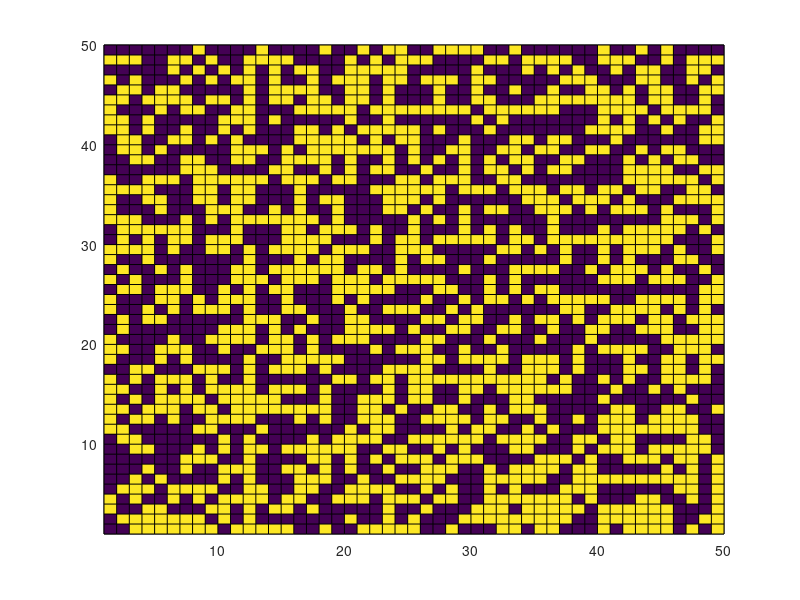

Write MATLAB code to recreate this figure. (Note: this script raises an error after producing the figure.)
%Script for running the CODA model on a Moore neighbourhood (8 neighbours)
%as opposed to a von Neumann neighbourhood (4 neighbours), noting that
%agents on the boundary of the lattice are still mirrored when making an
%observation off of the lattice. This script also includes the option to
%have contrarians in the population,
clear all

para = struct('N',50,'alpha',0.55,'beta',0.55,'c',1);
maxtime = 5000000;

%Setting up initial matrices for opinions, log opinions and actions.

lattice_opinion = zeros([para.N para.N]);
lattice_op_log = zeros([para.N para.N]);
lattice_action = zeros([para.N para.N]);
lattice_contra = ones([para.N para.N]);


%Assigning a proportion of the population, "c", as contrarians

numb_contr = floor(para.c*para.N*para.N);
x = para.N*para.N;
y = numb_contr;
out = randperm(x,y);

lattice_contra(out(:)) = -1;

%Assigning initial random moderate opinion values.

tic
for i=1:para.N
    a = 0.4;
    b = 0.6;
    r = (b-a).*rand(para.N,1) + a;
    lattice_opinion(i,:)=r;
    
    
    
    for j=1:para.N
        lattice_op_log(i,j)=log(lattice_opinion(i,j)/(1-lattice_opinion(i,j)));
        if lattice_op_log(i,j)<0
            lattice_action(i,j)=0;
            
        else
            lattice_action(i,j)=1;
        end
    end
end



%Plotting the initial opinion map.

figure(1)
C = lattice_action;
s = pcolor(C);
s.EdgeColor = 'none';
colormap(gray(2))
axis ij
axis square

for i=2:maxtime

 %Picking which agent to update
    r_1 = randi(para.N*para.N);  
    
    %Picking their neighbour using a Moore neighbourhood structure
    direction = randi(8);
    if direction == 1         
        
        %North
        if r_1 - para.N <= 0
            neighbour_act_obs =lattice_action(r_1);
        else
            neighbour_act_obs = lattice_action(r_1 - para.N);     
        end
        
        %East
    elseif direction == 2                                   
            
        if mod(r_1,10) == 0
           neighbour_act_obs = lattice_action(r_1);
        else
           neighbour_act_obs = lattice_action(r_1 + 1);
        end
        
        %South       
    elseif direction == 3        
             
        if r_1 + para.N > para.N*para.N
            neighbour_act_obs = lattice_action(r_1);
        else
            neighbour_act_obs = lattice_action(r_1 + para.N);
        end 
        
        %West       
    elseif direction == 4
        if mod(r_1-1,10) == 0
            neighbour_act_obs =lattice_action(r_1);
        else
        neighbour_act_obs = lattice_action(r_1 - 1);  
        end
        
        %North-East
    elseif direction == 5
        if  (mod(r_1,10) == 0 || r_1 - para.N <= 0)
            neighbour_act_obs = lattice_action(r_1);
        else
            neighbour_act_obs = lattice_action(r_1 -para.N +1);
        end
        
        %South-East
    elseif direction == 6
        if ( mod(r_1,10) == 0 || r_1 + para.N > para.N*para.N)
            neighbour_act_obs = lattice_action(r_1);
        else
            neighbour_act_obs = lattice_action(r_1 +para.N +1);
        end
        
        %South-West
    elseif direction == 7
        if ( mod(r_1-1,10) == 0 || r_1 + para.N > para.N*para.N)
            neighbour_act_obs = lattice_action(r_1);
        else
            neighbour_act_obs = lattice_action(r_1 +para.N -1);
        end
        
        %North-West
    elseif direction == 8
        if  (mod(r_1-1,10) == 0 || r_1 - para.N <= 0)
            neighbour_act_obs = lattice_action(r_1);
        else
            neighbour_act_obs = lattice_action(r_1 -para.N -1);
        end
                  
    end
   
    %Enacting the Bayesian opinion update rule based upon the action
        %which was observed
    
    if lattice_contra == 1
            if neighbour_act_obs == 1
                lattice_op_log(r_1) = lattice_op_log(r_1) + log(para.alpha/(1-para.beta));
            elseif neighbour_act_obs == 0
                lattice_op_log(r_1) = lattice_op_log(r_1) - log(para.beta/(1-para.alpha));                                           
            end
        
        elseif lattice_contra == -1
            if neighbour_act_obs == 1
                lattice_op_log(r_1) = lattice_op_log(r_1) - log(para.alpha/(1-para.beta));
            elseif neighbour_act_obs == 0
                lattice_op_log(r_1) = lattice_op_log(r_1) + log(para.beta/(1-para.alpha));                                           
            end
        end

     %Updating the action of the agent based upon their new updated
     %opinion.
    
    
    if lattice_op_log(r_1) < 0
        lattice_action(r_1) = 0;
    else
        lattice_action(r_1) = 1; 
    end
% %Plotting the final action matrix as opinion map.
%     
% figure(2)
% C = lattice_action;
% pcolor(C);
% colormap(gray(2));
% axis ij;
% axis square;
end

%Plotting the final action matrix as opinion map.

figure(2)
C = lattice_action;
s = pcolor(C);
s.EdgeColor = 'none';
colormap(gray(2))
axis ij
axis square
toc

%Specifically for the alpha = beta scenarios (which are the primary focus),
%Defining new parameter nu to show how far each agent if from changing
%opinion.

nu = log(para.alpha/(1-para.alpha));

lat_op_dist = 1/nu .* lattice_op_log;

figure(3)
histogram(lat_op_dist(:),'numbins',15,'normalization','probability')

